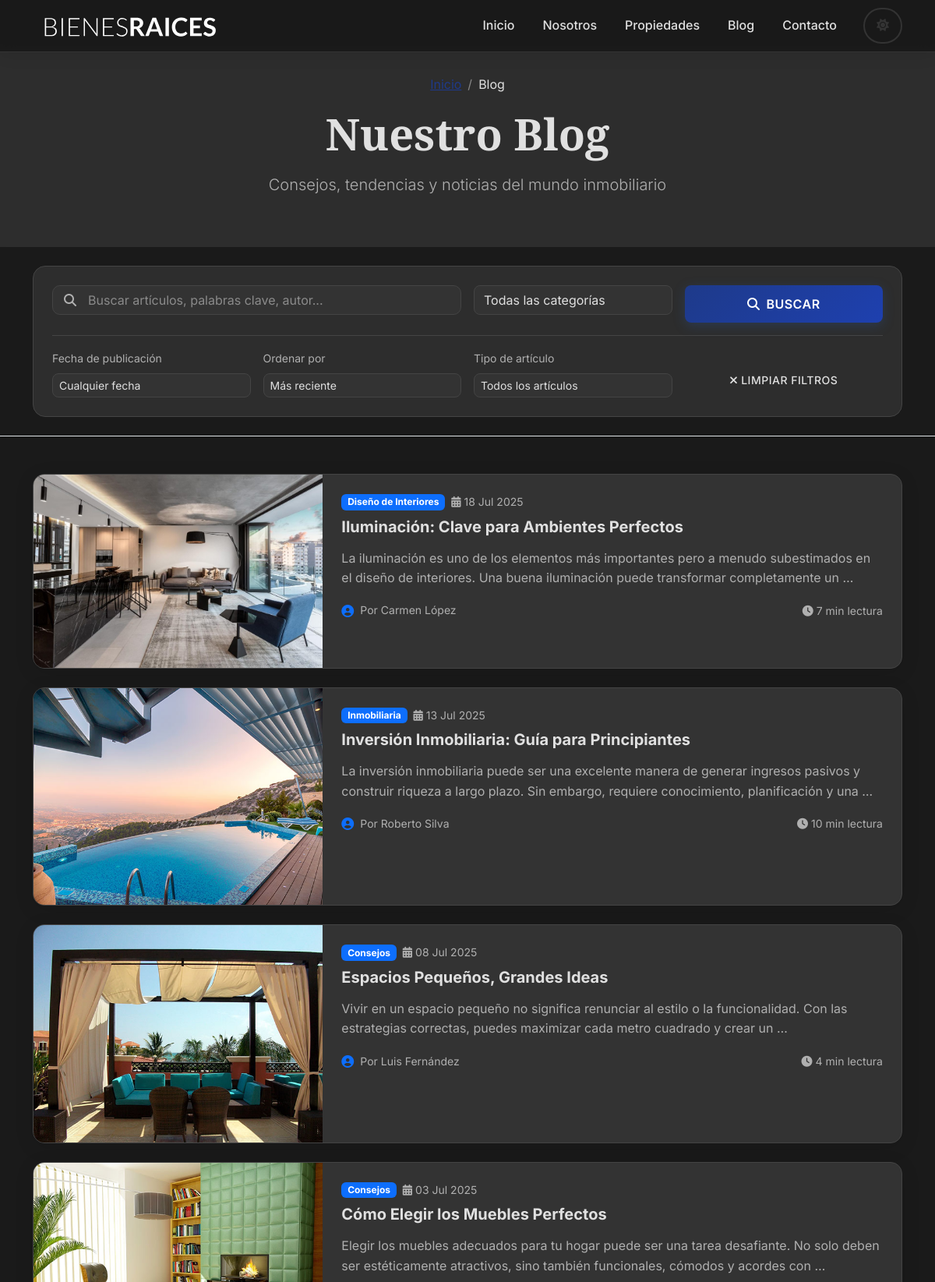
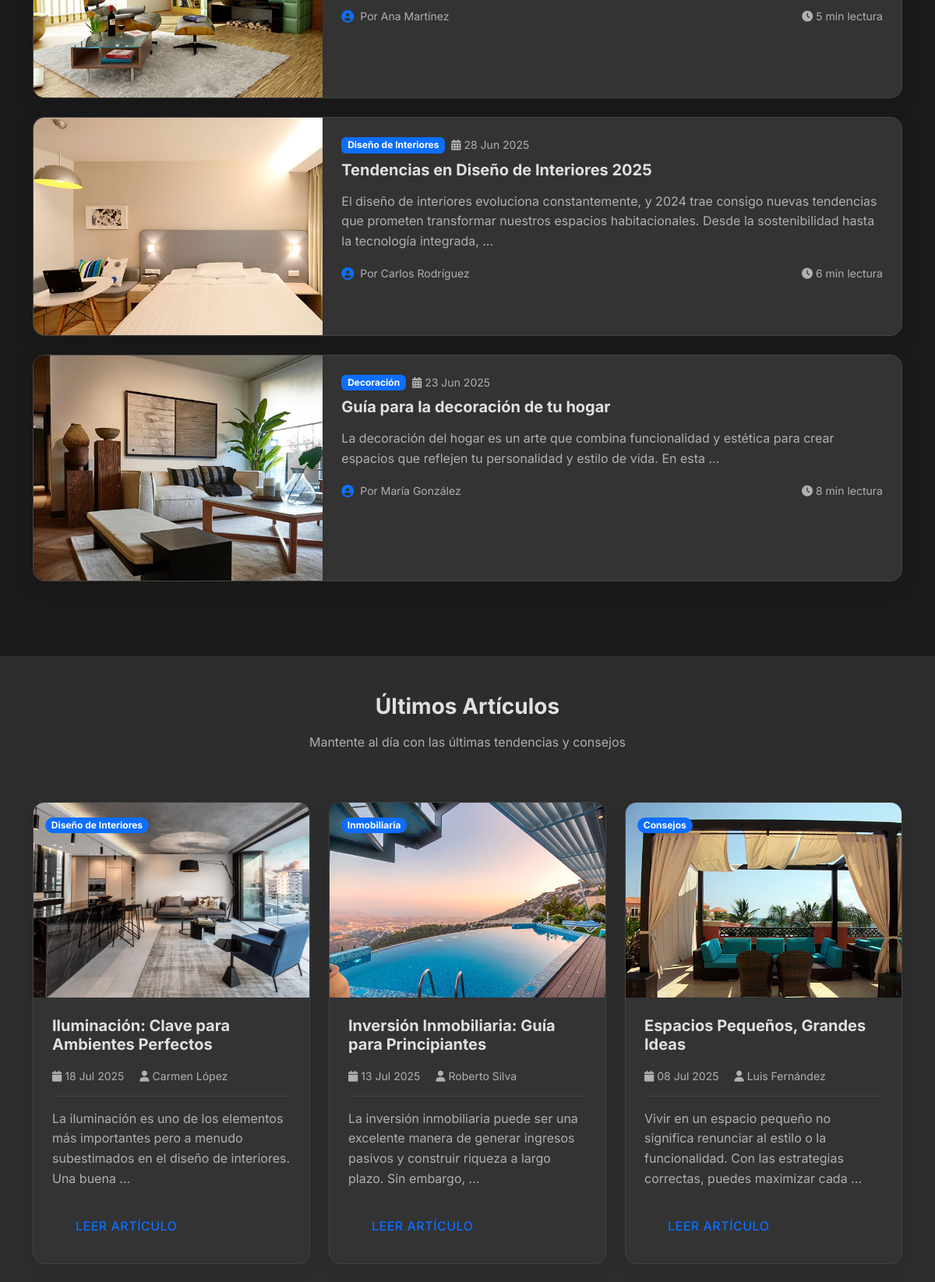
Page /blog (upper part) on the committed database (2 pictures, top to bottom).
### sistema_inmobiliaria/models.py (models this page shows, shortened)
class Entrada(models.Model):
    ESTADO_CHOICES = [
        ('borrador', 'Borrador'),
        ('publicado', 'Publicado'),
        ('archivado', 'Archivado'),
    ]
    titulo = models.CharField(max_length=200, help_text="Título del artículo")
    slug = models.SlugField(max_length=200, unique=True, blank=True, help_text="URL amigable (se genera automáticamente)")
    contenido = models.TextField(help_text="Contenido completo del artículo (HTML permitido)")
    resumen = models.TextField(max_length=300, blank=True, help_text="Resumen corto para mostrar en listados")
    autor = models.CharField(max_length=100, default="Admin")
    categoria = models.ForeignKey(Categoria, on_delete=models.SET_NULL, null=True, blank=True)
    fecha_creacion = models.DateTimeField(auto_now_add=True)
    fecha_publicacion = models.DateTimeField(default=timezone.now)
    fecha_actualizacion = models.DateTimeField(auto_now=True)
    imagen = models.ImageField(upload_to='blog/', blank=True, null=True, help_text="Imagen destacada del artículo")
    imagen_alt = models.CharField(max_length=200, blank=True, help_text="Texto alternativo para la imagen")
    estado = models.CharField(max_length=20, choices=ESTADO_CHOICES, default='borrador')
    tiempo_lectura = models.PositiveIntegerField(default=5, help_text="Tiempo estimado de lectura en minutos")
    destacado = models.BooleanField(default=False, help_text="Marcar como artículo destacado")
    meta_descripcion = models.CharField(max_length=160, blank=True, help_text="Descripción para motores de búsqueda")
    meta_keywords = models.CharField(max_length=200, blank=True, help_text="Palabras clave separadas por comas")
    class Meta:
        verbose_name = "Entrada"
        verbose_name_plural = "Entradas"
        ordering = ['-fecha_publicacion']
        indexes = [
            models.Index(fields=['estado', 'fecha_publicacion']),
            models.Index(fields=['categoria', 'estado']),
            models.Index(fields=['destacado', 'estado']),
        ]
    @classmethod
    def publicadas(cls):
        return cls.objects.filter(estado='publicado', fecha_publicacion__lte=timezone.now())
    @classmethod
    def destacadas(cls):
        return cls.publicadas().filter(destacado=True)

class Categoria(models.Model):
    nombre = models.CharField(max_length=100, unique=True)
    descripcion = models.TextField(blank=True)
    slug = models.SlugField(max_length=100, unique=True, blank=True)
    creado = models.DateTimeField(auto_now_add=True)
    class Meta:
        verbose_name = "Categoría"
        verbose_name_plural = "Categorías"
        ordering = ['nombre']

### sistema_inmobiliaria/views.py (the view, shortened to what this page needs)
# urls.py: path('blog', views.blog, name="Blog"),
def blog(request):
    from datetime import datetime, timedelta
    entradas_list = Entrada.publicadas().select_related('categoria')
    categoria_slug = request.GET.get('categoria')
    categoria_obj = None
    if categoria_slug:
        categoria_obj = Categoria.objects.filter(slug=categoria_slug).first()
        entradas_list = entradas_list.filter(categoria__slug=categoria_slug)
    search = request.GET.get('search')
    fecha_filtro = request.GET.get('fecha')
    solo_destacadas = request.GET.get('destacadas')
    if solo_destacadas == 'si':
        entradas_list = entradas_list.filter(destacado=True)
    orden = request.GET.get('orden', 'reciente')
    if orden == 'reciente':
        entradas_list = entradas_list.order_by('-fecha_publicacion')
    elif orden == 'antiguo':
        entradas_list = entradas_list.order_by('fecha_publicacion')
    elif orden == 'titulo':
        entradas_list = entradas_list.order_by('titulo')
    elif orden == 'lectura':
        entradas_list = entradas_list.order_by('tiempo_lectura')
    paginator = Paginator(entradas_list, 6)  # 6 entradas por página
    page_number = request.GET.get('page')
    entradas = paginator.get_page(page_number)
    categorias = Categoria.objects.all()
    entradas_destacadas = Entrada.destacadas()[:3]
    autores = Entrada.publicadas().values_list('autor', flat=True).distinct().order_by('autor')
    context = {
        'entradas': entradas,
        'categorias': categorias,
        'entradas_destacadas': entradas_destacadas,
        'autores': autores,
        'categoria_actual': categoria_slug,
        'categoria_obj': categoria_obj,
        'search_query': search,
        'fecha_filtro': fecha_filtro,
        'solo_destacadas': solo_destacadas,
        'orden_actual': orden,
        'total_entradas': entradas_list.count(),
    }
    return render(request, 'sistema_inmobiliaria/blog.html', context)

### sistema_inmobiliaria/templates/sistema_inmobiliaria/blog.html (shortened to what this page needs)
{% extends './base.html' %}
{% load static %}
{% block content %}
<section class="py-5 mt-5 bg-light">
    <div class="container">
        <div class="row">
            <div class="col-12 text-center">
                <nav aria-label="breadcrumb">
                    <ol class="breadcrumb justify-content-center">
                        <li class="breadcrumb-item"><a href="/">Inicio</a></li>
                        <li class="breadcrumb-item active">Blog</li>
                    </ol>
                </nav>
                <h1 class="display-4 fw-bold font-display mb-3">Nuestro Blog</h1>
                <p class="lead text-muted">Consejos, tendencias y noticias del mundo inmobiliario</p>
            </div>
        </div>
    </div>
</section>
<section class="py-4 shadow-sm border-bottom">
    <div class="container">
        <div class="row">
            <div class="col-12">
                <div class="search-filters-card rounded-4 p-4">
                    <form method="GET" action="{% url 'Blog' %}" class="search-form">
                        <div class="row g-3 mb-3">
                            <div class="col-lg-6">
                                <div class="search-input-group">
                                    <i class="fas fa-search search-icon"></i>
                                    <input type="text"
                                           name="search"
                                           class="form-control search-input"
                                           placeholder="Buscar artículos, palabras clave, autor..."
                                           value="{{ search_query|default:'' }}">
                                </div>
                            </div>
                            <div class="col-lg-3">
                                <select name="categoria" class="form-select">
                                    <option value="">Todas las categorías</option>
                                </select>
                            </div>
                            <div class="col-lg-3">
                                <button type="submit" class="btn btn-primary w-100">
                                    <i class="fas fa-search me-2"></i>Buscar
                                </button>
                            </div>
                        </div>
                        <div class="advanced-filters">
                            <div class="row g-3">
                                <div class="col-lg-3 col-md-6">
                                    <label class="form-label small text-muted">Fecha de publicación</label>
                                    <select name="fecha" class="form-select form-select-sm">
                                        <option value="">Cualquier fecha</option>
                                    </select>
                                </div>
                                <div class="col-lg-3 col-md-6">
                                    <label class="form-label small text-muted">Ordenar por</label>
                                    <select name="orden" class="form-select form-select-sm">
                                        <option value="reciente" {% if orden_actual == 'reciente' %}selected{% endif %}>Más reciente</option>
                                    </select>
                                </div>
                                <div class="col-lg-3 col-md-6">
                                    <label class="form-label small text-muted">Tipo de artículo</label>
                                    <select name="destacadas" class="form-select form-select-sm">
                                        <option value="">Todos los artículos</option>
                                    </select>
                                </div>
                                <div class="col-lg-3 col-md-6">
                                    <div class="d-flex align-items-end h-100">
                                        <a href="{% url 'Blog' %}" class="btn btn-outline-secondary btn-sm w-100">
                                            <i class="fas fa-times me-1"></i>Limpiar filtros
                                        </a>
                                    </div>
                                </div>
                            </div>
                        </div>
                    </form>
                </div>
            </div>
        </div>
    </div>
</section>
<section class="py-5">
    <div class="container">
        <div class="row">
            <div class="col-12">
                <div class="featured-article mb-5">
                    {% for entrada in entradas %}
                    <article class="blog-card mb-4">
                        <div class="row g-0">
                            <div class="col-md-4">
                                <img src="{% if entrada.imagen %}{% if entrada.imagen.url %}{{ entrada.imagen.url }}{% else %}{% get_media_prefix as MEDIA_PREFIX %}{{ MEDIA_PREFIX }}{{ entrada.imagen }}{% endif %}{% else %}{% static 'sistema_inmobiliaria/img/destacada.jpg' %}{% endif %}"
                                     alt="{{ entrada.imagen_alt|default:entrada.titulo }}"
                                     class="img-fluid rounded-start h-100 w-100 object-fit-cover">
                            </div>
                            <div class="col-md-8">
                                <div class="card-body p-4">
                                    <div class="d-flex align-items-center mb-2">
                                        {% if entrada.categoria %}
                                        <span class="badge bg-primary me-2">{{ entrada.categoria.nombre }}</span>
                                        {% endif %}
                                        <small class="text-muted">
                                            <i class="fas fa-calendar-alt me-1"></i>{{ entrada.fecha_publicacion|date:"d M Y" }}
                                        </small>
                                    </div>
                                    <h5 class="card-title fw-bold mb-3">
                                        <a href="{% url 'Entrada' entrada.slug %}" class="text-decoration-none text-dark">
                                            {{ entrada.titulo }}
                                        </a>
                                    </h5>
                                    <p class="card-text text-muted mb-3">
                                        {{ entrada.resumen|default:entrada.contenido|striptags|truncatewords:25 }}
                                    </p>
                                    <div class="d-flex justify-content-between align-items-center">
                                        <div class="author-info d-flex align-items-center">
                                            <i class="fas fa-user-circle text-primary me-2"></i>
                                            <small class="text-muted">Por {{ entrada.autor }}</small>
                                        </div>
                                        <div class="read-time">
                                            <small class="text-muted">
                                                <i class="fas fa-clock me-1"></i>{{ entrada.tiempo_lectura }} min lectura
                                            </small>
                                        </div>
                                    </div>
                                </div>
                            </div>
                        </div>
                    </article>
                    {% empty %}
                    <div class="text-center py-5">
                        <i class="fas fa-newspaper fa-3x text-muted mb-3"></i>
                        <h4 class="text-muted">No hay entradas disponibles</h4>
                        <p class="text-muted">Aún no se han publicado artículos en esta sección.</p>
                    </div>
                    {% endfor %}
                </div>
            </div>
        </div>
    </div>
</section>
<section class="py-5 bg-light">
    <div class="container">
        <div class="row mb-5">
            <div class="col-12 text-center">
                <h3 class="fw-bold mb-3">Últimos Artículos</h3>
                <p class="text-muted">Mantente al día con las últimas tendencias y consejos</p>
            </div>
        </div>
        <div class="row g-4">
            {% for entrada in entradas %}
            <div class="col-lg-4 col-md-6">
                <article class="blog-card h-100">
                    <div class="blog-image">
                        <img src="{% if entrada.imagen %}{% if entrada.imagen.url %}{{ entrada.imagen.url }}{% else %}{% get_media_prefix as MEDIA_PREFIX %}{{ MEDIA_PREFIX }}{{ entrada.imagen }}{% endif %}{% else %}{% static 'sistema_inmobiliaria/img/blog2.jpg' %}{% endif %}"
                             class="card-img-top" alt="{{ entrada.imagen_alt|default:entrada.titulo }}">
                        {% if entrada.categoria %}
                        <div class="blog-category">
                            <span class="badge bg-primary">{{ entrada.categoria.nombre }}</span>
                        </div>
                        {% endif %}
                    </div>
                    <div class="card-body p-4">
                        <h5 class="card-title fw-bold mb-3">
                            <a href="{% url 'Entrada' entrada.slug %}" class="text-decoration-none text-dark">
                                {{ entrada.titulo }}
                            </a>
                        </h5>
                        <div class="article-meta mb-3">
                            <small class="text-muted">
                                <i class="fas fa-calendar me-1"></i>{{ entrada.fecha_publicacion|date:"d M Y" }}
                            </small>
                            <small class="text-muted ms-3">
                                <i class="fas fa-user me-1"></i>{{ entrada.autor }}
                            </small>
                        </div>
                        <p class="card-text text-muted mb-4">
                            {{ entrada.resumen|default:entrada.contenido|striptags|truncatewords:20 }}
                        </p>
                        <a href="{% url 'Entrada' entrada.slug %}" class="btn btn-outline-primary">
                            Leer Artículo
                        </a>
                    </div>
                </article>
            </div>
            {% empty %}
            <div class="col-12 text-center py-5">
                <i class="fas fa-newspaper fa-3x text-muted mb-3"></i>
                <h4 class="text-muted">No hay artículos disponibles</h4>
                <p class="text-muted">Aún no se han publicado artículos en esta sección.</p>
            </div>
            {% endfor %}
        </div>
    </div>
</section>
{% endblock %}

### rows in the picture
Entrada: imagen (picture), categoria.nombre "Diseño de Interiores", fecha_publicacion "18 Jul 2025", titulo "Iluminación: Clave para Ambientes Perfectos", resumen "La iluminación es uno de los elementos más importantes pero a menudo subestimados en el diseño de interiores. Una buena iluminación puede transformar completamente un …", autor "Carmen López", tiempo_lectura "7", resumen "La iluminación es uno de los elementos más importantes pero a menudo subestimados en el diseño de interiores. Una buena …"
Entrada: imagen (picture), categoria.nombre "Inmobiliaria", fecha_publicacion "13 Jul 2025", titulo "Inversión Inmobiliaria: Guía para Principiantes", resumen "La inversión inmobiliaria puede ser una excelente manera de generar ingresos pasivos y construir riqueza a largo plazo. Sin embargo, requiere conocimiento, planificación y una …", autor "Roberto Silva", tiempo_lectura "10", resumen "La inversión inmobiliaria puede ser una excelente manera de generar ingresos pasivos y construir riqueza a largo plazo. Sin embargo, …"
Entrada: imagen (picture), categoria.nombre "Consejos", fecha_publicacion "08 Jul 2025", titulo "Espacios Pequeños, Grandes Ideas", resumen "Vivir en un espacio pequeño no significa renunciar al estilo o la funcionalidad. Con las estrategias correctas, puedes maximizar cada metro cuadrado y crear un …", autor "Luis Fernández", tiempo_lectura "4", resumen "Vivir en un espacio pequeño no significa renunciar al estilo o la funcionalidad. Con las estrategias correctas, puedes maximizar cada …"
Entrada: imagen (picture), categoria.nombre "Consejos", fecha_publicacion "03 Jul 2025", titulo "Cómo Elegir los Muebles Perfectos", resumen "Elegir los muebles adecuados para tu hogar puede ser una tarea desafiante. No solo deben ser estéticamente atractivos, sino también funcionales, cómodos y acordes con …", autor "Ana Martínez", tiempo_lectura "5"
Entrada: imagen (picture), categoria.nombre "Diseño de Interiores", fecha_publicacion "28 Jun 2025", titulo "Tendencias en Diseño de Interiores 2025", resumen "El diseño de interiores evoluciona constantemente, y 2024 trae consigo nuevas tendencias que prometen transformar nuestros espacios habitacionales. Desde la sostenibilidad hasta la tecnología integrada, …", autor "Carlos Rodríguez", tiempo_lectura "6"
Entrada: imagen (picture), categoria.nombre "Decoración", fecha_publicacion "23 Jun 2025", titulo "Guía para la decoración de tu hogar", resumen "La decoración del hogar es un arte que combina funcionalidad y estética para crear espacios que reflejen tu personalidad y estilo de vida. En esta …", autor "María González", tiempo_lectura "8"
